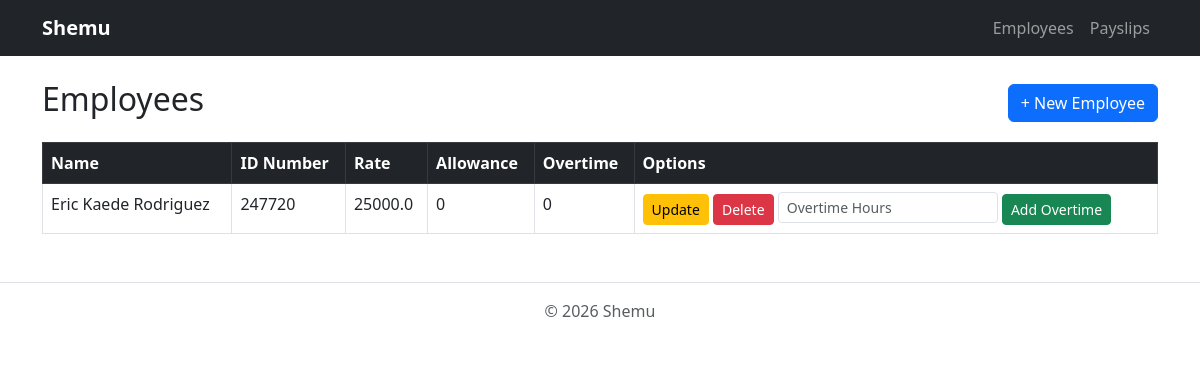
Before: / with the older database file.
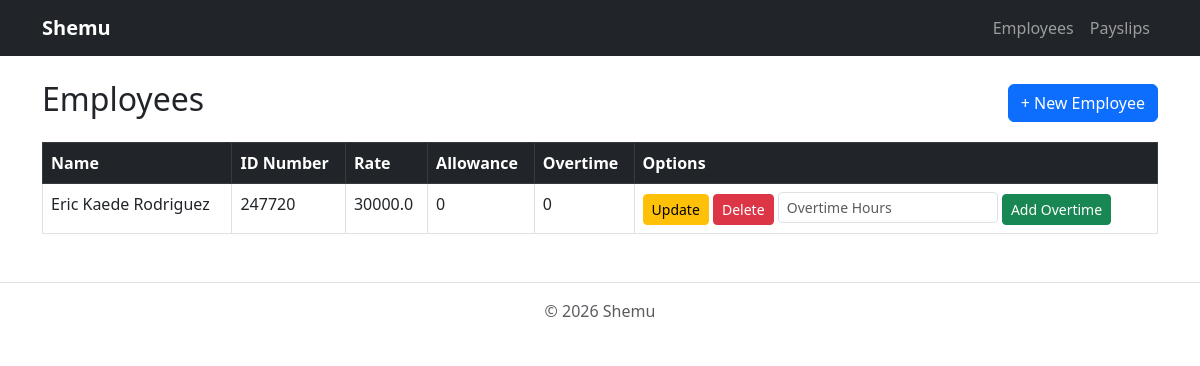
After: the same page with the newer database file.
### payroll_app/models.py (models this page shows, shortened)
class Employee(models.Model):
    name = models.CharField(max_length=300)
    id_number = models.CharField(max_length=50, primary_key=True, unique=True)
    rate = models.FloatField()
    overtime_pay = models.FloatField(null=True, blank=True)
    allowance = models.FloatField(null=True, blank=True)

### payroll_app/views.py (the view)
# urls.py: path('', views.employees, name='employees'),
def employees(request):
    all_employees = Employee.objects.all()
    return render(request, 'payroll_app/employees.html', {'employees': all_employees})

### payroll_app/templates/payroll_app/employees.html (shortened to what this page needs)
{% extends 'payroll_app/base.html' %}
{% block content %}
<div class="d-flex justify-content-between align-items-center mb-3">
    <h2>Employees</h2>
    <a href="{% url 'create_employee' %}" class="btn btn-primary">+ New Employee</a>
</div>
<table class="table table-bordered table-hover">
    <thead class="table-dark">
        <tr>
            <th>Name</th>
            <th>ID Number</th>
            <th>Rate</th>
            <th>Allowance</th>
            <th>Overtime</th>
            <th>Options</th>
        </tr>
    </thead>
    <tbody>
        {% for emp in employees %}
        <tr>
            <td>{{ emp.name }}</td>
            <td>{{ emp.id_number }}</td>
            <td>{{ emp.rate }}</td>
            <td>{{ emp.allowance|default:"0" }}</td>
            <td>{{ emp.overtime_pay|default:"0" }}</td>
            <td>
                <a href="{% url 'update_employee' emp.id_number %}" class="btn btn-sm btn-warning">Update</a>
                <form method="post" action="{% url 'delete_employee' emp.id_number %}" class="d-inline">
                    <button type="submit" class="btn btn-sm btn-danger">Delete</button>
                </form>
                <form method="post" action="{% url 'add_overtime' emp.id_number %}" class="d-inline">
                    <input type="number" name="overtime_hours" placeholder="Overtime Hours" min="0" step="0.01" class="form-control form-control-sm d-inline w-auto">
                    <button type="submit" class="btn btn-sm btn-success">Add Overtime</button>
                </form>
            </td>
        </tr>
        {% empty %}
        <tr>
            <td colspan="6" class="text-center text-muted">No employees yet.</td>
        </tr>
        {% endfor %}
    </tbody>
</table>
{% endblock %}

Changed rows visible on the page:
changed Employee "Eric Kaede Rodriguez": rate "25000.0" → "30000.0"
